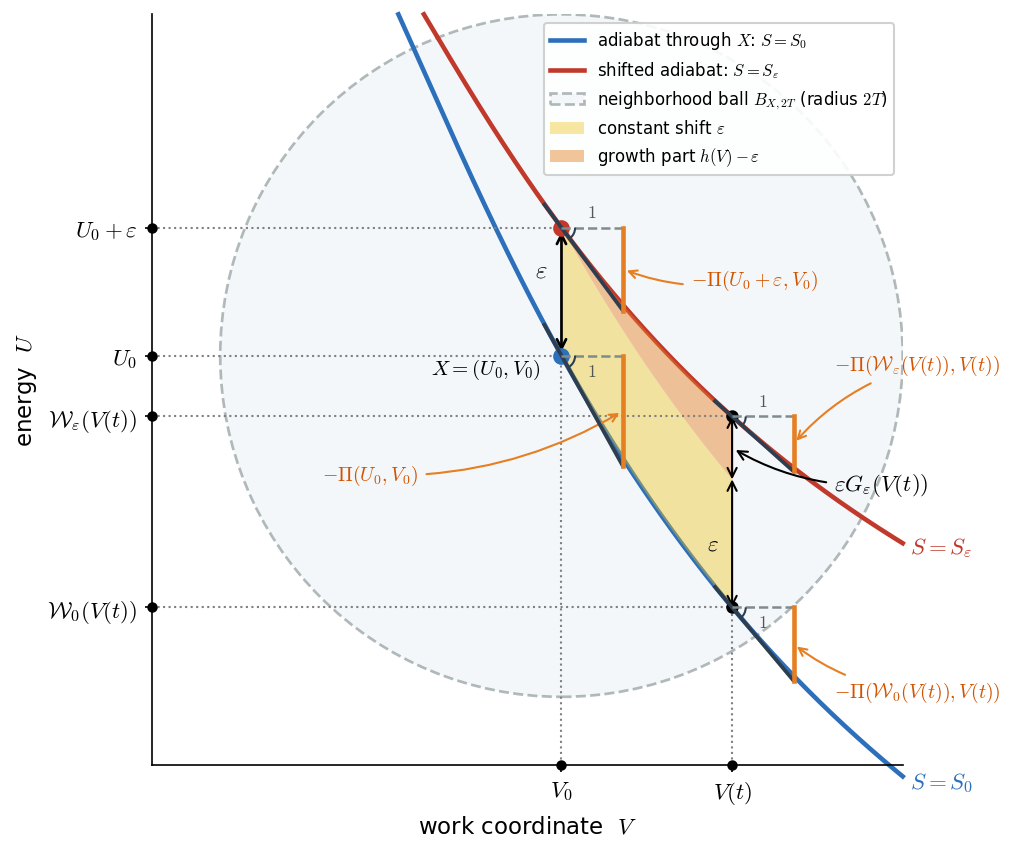

Here is the Python script that generated this plot:
"""
Graphical representation of the worked-out part of Lemma 5.1 in
Lieb & Yngvason, "The physics and mathematics of the second law of
thermodynamics" (Physics Reports 310 (1999) 1-96).

The proof shows that the upper temperature T^+ is locally Lipschitz
continuous along an adiabat. The geometric heart of it:

  * The adiabat through X = (U0, V0) is the graph (W0(V), V), solving
        dW/dV_i = P_i(W(V), V),   W0(V0) = U0.
  * The eps-shifted adiabat starts higher,  We(V0) = U0 + eps, and
    (this is the omitted step)  STAYS higher everywhere:
        h(V) := We(V) - W0(V) > 0   for all V,
    equivalently  G_eps(V) + 1 = h(V)/eps > 0.
  * A Gronwall / integrating-factor argument with the Lipschitz
    constant C of the pressure bounds h, hence bounds G_eps linearly
    in |V - V0|, which yields the Lipschitz estimate for T^+.

We use an ideal-gas-style model (constant heat capacity) so the
adiabat has the closed form  W(V) = W(V0) * (V0/V)^(gamma-1),
letting us validate the ODE integration.

Author: produced for an Obsidian note on the proof.
"""

import numpy as np
from scipy.integrate import solve_ivp
import matplotlib.pyplot as plt
from matplotlib import gridspec
from matplotlib.patches import Circle, Arc

# --------------------------------------------------------------------------
# Model and parameters
# --------------------------------------------------------------------------
# We use a model where the gap grows and the curves are strongly convex:
# dW/dV = -B * (M - W) / V^2.
# The exact solution is W(V) = M + (W_start - M) * exp(B * (1 - 1/V)).
# We choose B = 1.2 and M = 3.5 to get a strongly curved convex downwards shape.
B_PARAM = 1.2
M_PARAM = 3.5
V0, U0 = 1.0, 2.0    # base point X = (U0, V0)
EPS = 0.375          # vertical shift of the second adiabat at V0 (1.5x of 0.25)
Vt_val = 1.50        # generic point V(t), which is also the endpoint of the shaded segment

# Lipschitz constant of P on the working region (sup of |dP/dW| = B_PARAM / V^2).
# Smallest V in the region is V0, so:
C_LIP = B_PARAM / (V0 ** 2)


def pressure(W, V):
    """P = dU/dV along an adiabat for the new model where the gap grows and curves are convex."""
    return -B_PARAM * (M_PARAM - W) / (V ** 2)


def adiabat_rhs(V, W):
    return [pressure(W[0], V)]


def closed_form(W_start, Vgrid):
    """Exact adiabat: W(V) = M + (W_start - M) * exp(B * (1 - 1/V))."""
    return M_PARAM + (W_start - M_PARAM) * np.exp(B_PARAM * (1.0 - 1.0 / Vgrid))


# --------------------------------------------------------------------------
# Integrate the two adiabats
# --------------------------------------------------------------------------
Vgrid = np.linspace(V0, Vt_val, 400)

sol0 = solve_ivp(adiabat_rhs, (V0, Vt_val), [U0],
                 t_eval=Vgrid, rtol=1e-10, atol=1e-12)
sole = solve_ivp(adiabat_rhs, (V0, Vt_val), [U0 + EPS],
                 t_eval=Vgrid, rtol=1e-10, atol=1e-12)

W0 = sol0.y[0]               # lower adiabat  W0(V)
We = sole.y[0]               # shifted adiabat We(V)

# The gap and the positivity quantity
h = We - W0                  # h(V) = We(V) - W0(V),  h(V0) = eps
G_plus_1 = h / EPS           # G_eps(V) + 1 = h(V)/eps  (must stay > 0)

# Parametrize by arclength t = |V - V0| along the line (1-D V here)
t = Vgrid - V0

# --------------------------------------------------------------------------
# Gronwall envelopes (the bound established in the proof)
# --------------------------------------------------------------------------
# Lower/upper comparison bounds on h(t):  eps*exp(-C t) <= h(t) <= eps*exp(C t).
# The lower bound is exactly what proves positivity (h > 0).
h_lower = EPS * np.exp(-C_LIP * t)
h_upper = EPS * np.exp(+C_LIP * t)

# In terms of G+1 = h/eps:
Gp1_lower = np.exp(-C_LIP * t)   # stays strictly positive -> the omitted step
Gp1_upper = np.exp(+C_LIP * t)

# --------------------------------------------------------------------------
# Figure
# --------------------------------------------------------------------------
plt.rcParams.update({
    "font.size": 11,
    "axes.titlesize": 12,
    "axes.labelsize": 11,
    "mathtext.fontset": "cm",
    "axes.spines.top": False,
    "axes.spines.right": False,
})

C_LOW = "#2c6fbb"     # lower adiabat
C_HIGH = "#c0392b"    # shifted adiabat
C_FILL = "#f0c419"    # gap shading
C_ENV = "#7f8c8d"     # envelopes

# ---- Standalone Plot 1: the two adiabats in the (V, U) plane -------------
fig1 = plt.figure(figsize=(6.5, 6.5))
ax1 = fig1.add_subplot(111)
ax1.set_aspect('equal')

# Margins to shift axes (horizontal axis down to 0.8, vertical axis left to -0.2)
X_LEFT = -0.2
Y_BOTTOM = 0.8

# Calculate the exact starting V where each curve enters the top boundary (U = 3.0) to prevent upward prolongation
def find_V_start(W_start):
    ratio = (3.0 - M_PARAM) / (W_start - M_PARAM)
    return 1.0 / (1.0 - np.log(ratio) / B_PARAM)

# Wide grids to plot adiabats starting exactly at the top boundary (U=3.0) and extending to V=2.00 (just before labels at V=2.02)
Vgrid_W0 = np.linspace(find_V_start(U0), 2.00, 400)
Vgrid_We = np.linspace(find_V_start(U0 + EPS), 2.00, 400)
W0_wide = closed_form(U0, Vgrid_W0)
We_wide = closed_form(U0 + EPS, Vgrid_We)

# Plot the adiabats without clipping so the blue curve extends below the bottom axis to reach near its label
ax1.plot(Vgrid_W0, W0_wide, color=C_LOW, lw=2.2,
         label=r"adiabat through $X$: $S = S_0$", clip_on=False)
ax1.plot(Vgrid_We, We_wide, color=C_HIGH, lw=2.2,
         label=r"shifted adiabat: $S = S_\varepsilon$", clip_on=False)

# Labels directly next to the curves in matching colors, placed just outside the plot border to avoid clutter
V_lbl = 2.02
W0_lbl = closed_form(U0, V_lbl)
We_lbl = closed_form(U0 + EPS, V_lbl)
ax1.text(V_lbl, W0_lbl, r"$S = S_0$", color=C_LOW, fontsize=11, va="center", ha="left", clip_on=False)
ax1.text(V_lbl, We_lbl, r"$S = S_\varepsilon$", color=C_HIGH, fontsize=11, va="center", ha="left", clip_on=False)

# Draw the ball B_{X, 2T}
ball = Circle((V0, U0), 1.0, facecolor='#eef3f8', edgecolor='#7f8c8d',
              lw=1.3, ls='--', alpha=0.6, zorder=1,
              label=r"neighborhood ball $B_{X, 2T}$ (radius $2T$)")
ax1.add_patch(ball)

# Fill the gap h(V) only in the integration interval [V0, Vt_val]
Vgrid_fill = np.linspace(V0, Vt_val, 200)
W0_fill = closed_form(U0, Vgrid_fill)
We_fill = closed_form(U0 + EPS, Vgrid_fill)
W_eps_const = W0_fill + EPS  # Constant shift distance uniformly equal to epsilon

# 1. Constant part of the gap (uniformly equal to epsilon)
ax1.fill_between(Vgrid_fill, W0_fill, W_eps_const, color='#f0c419', alpha=0.40, lw=0,
                 label=r"constant shift $\varepsilon$", zorder=2)

# 2. Remaining growth part of the gap (divergence of the curves)
ax1.fill_between(Vgrid_fill, W_eps_const, We_fill, color='#e67e22', alpha=0.45, lw=0,
                 label=r"growth part $h(V) - \varepsilon$", zorder=2)

# Mark the base point X and the shifted point
ax1.plot([V0], [U0], "o", color=C_LOW, ms=7, zorder=5)
ax1.plot([V0], [U0 + EPS], "o", color=C_HIGH, ms=7, zorder=5)
ax1.annotate("", xy=(V0, U0 + EPS), xytext=(V0, U0),
             arrowprops=dict(arrowstyle="<->", color="black", lw=1.3))

# Calculate midpoint vertically between curves at V0 - 0.04 to prevent overlap
x_eps = V0 - 0.04
y_eps = (closed_form(U0, x_eps) + closed_form(U0 + EPS, x_eps)) / 2
ax1.text(x_eps, y_eps, r"$\varepsilon$",
         va="center", ha="right", fontsize=12)
ax1.text(V0 - 0.06, U0 - 0.04, r"$X=(U_0,V_0)$", ha="right", va="center",
         fontsize=10, zorder=6)

# Points on adiabats at generic point Vt_val
W0_Vt = closed_form(U0, Vt_val)
We_Vt = closed_form(U0 + EPS, Vt_val)
ax1.plot([Vt_val], [W0_Vt], "o", color="black", ms=5, zorder=5)
ax1.plot([Vt_val], [We_Vt], "o", color="black", ms=5, zorder=5)

# Dimension lines (arrows) and labels at V(t) to indicate the constant and growth parts of the gap
x_dim = Vt_val
# Constant part arrow of height EPS
ax1.annotate("", xy=(x_dim, W0_Vt + EPS), xytext=(x_dim, W0_Vt),
             arrowprops=dict(arrowstyle="<->", color="black", lw=1.0, shrinkA=0, shrinkB=0), zorder=4)

# Growth part arrow of height h(V(t)) - EPS = EPS * G_eps(V(t))
ax1.annotate("", xy=(x_dim, We_Vt), xytext=(x_dim, W0_Vt + EPS),
             arrowprops=dict(arrowstyle="<->", color="black", lw=1.0, shrinkA=0, shrinkB=0), zorder=4)

# Label the constant shift part directly next to the segment (no link)
ax1.text(Vt_val - 0.04, W0_Vt + EPS / 2, r"$\varepsilon$",
         color="black", fontsize=11.0, va="center", ha="right", zorder=6)

# Label the growth part using a leader line below the top Pi label
ax1.annotate(r"$\varepsilon G_\varepsilon(V(t))$",
             xy=(x_dim, W0_Vt + EPS + (We_Vt - W0_Vt - EPS) / 2),
             xytext=(1.80, 1.62),
             arrowprops=dict(arrowstyle="->", color="black", lw=1.0, connectionstyle="arc3,rad=-0.15"),
             fontsize=11.0, color="black", ha="left", va="center", zorder=6)

# Slopes (derivatives dU/dV = -P) at the 4 points
m_A = pressure(U0 + EPS, V0)      # at (V0, U0 + eps)
m_B = pressure(U0, V0)            # at (V0, U0)
m_C = pressure(We_Vt, Vt_val)     # at (Vt_val, We_Vt)
m_D = pressure(W0_Vt, Vt_val)     # at (Vt_val, W0_Vt)

# Draw tangent line segments (hypotenuses) and slope triangles at the 4 points
dx_t = 0.18    # horizontal run size of triangle
dx_back = 0.05 # extend tangent line slightly backwards for tangency context

def draw_slope_triangle(ax, V_p, U_p, m, va_horiz="bottom"):
    # Tangent line (hypotenuse)
    ax.plot([V_p - dx_back, V_p + dx_t], [U_p - dx_back * m, U_p + dx_t * m],
            color='#2c3e50', lw=1.8, zorder=6)
    # Horizontal leg (run = 1)
    ax.plot([V_p, V_p + dx_t], [U_p, U_p],
            color='#7f8c8d', lw=1.2, ls='--', zorder=6)
    # Vertical leg (rise = slope) - highlighted in bright orange/pumpkin color
    ax.plot([V_p + dx_t, V_p + dx_t], [U_p, U_p + dx_t * m],
            color='#e67e22', lw=2.2, ls='-', zorder=7)
    # Circular arc representing the angle
    theta_deg = np.degrees(np.arctan(m))
    arc = Arc((V_p, U_p), 0.08, 0.08, angle=0, theta1=360+theta_deg, theta2=360,
              color='#2c3e50', lw=1.0, zorder=7)
    ax.add_patch(arc)
    # Label '1' for the equal horizontal run
    y_text_offset = 0.045 if va_horiz == "bottom" else -0.045
    ax.text(V_p + dx_t / 2, U_p + y_text_offset, r"$1$",
            color='#555555', fontsize=8.5, ha="center", va="center")

# Draw the 4 slope triangles
draw_slope_triangle(ax1, V0, U0 + EPS, m_A, va_horiz="bottom")
draw_slope_triangle(ax1, V0, U0, m_B, va_horiz="top")
draw_slope_triangle(ax1, Vt_val, We_Vt, m_C, va_horiz="bottom")
draw_slope_triangle(ax1, Vt_val, W0_Vt, m_D, va_horiz="top")

# Annotate slopes with arrows pointing to the vertical leg (rise) in matching orange
# Point A
ax1.annotate(r"$-\Pi(U_0+\varepsilon, V_0)$",
             xy=(V0 + dx_t, U0 + EPS + dx_t * m_A / 2),
             xytext=(1.38, 2.22),
             arrowprops=dict(arrowstyle="->", color="#e67e22", lw=1.0, connectionstyle="arc3,rad=-0.15"),
             fontsize=9.5, color="#d35400", ha="left", va="center")

# Point B
ax1.annotate(r"$-\Pi(U_0, V_0)$",
             xy=(V0 + dx_t, U0 + dx_t * m_B / 2),
             xytext=(V0 - 0.42, U0 - 0.35),
             arrowprops=dict(arrowstyle="->", color="#e67e22", lw=1.0, connectionstyle="arc3,rad=0.15"),
             fontsize=9.5, color="#d35400", ha="right", va="center")

# Point C
ax1.annotate(r"$-\Pi(\mathcal{W}_\varepsilon(V(t)), V(t))$",
             xy=(Vt_val + dx_t, We_Vt + dx_t * m_C / 2),
             xytext=(Vt_val + dx_t + 0.12, We_Vt + 0.15),
             arrowprops=dict(arrowstyle="->", color="#e67e22", lw=1.0, connectionstyle="arc3,rad=0.15"),
             fontsize=9.5, color="#d35400", ha="left", va="center")

# Point D
ax1.annotate(r"$-\Pi(\mathcal{W}_0(V(t)), V(t))$",
             xy=(Vt_val + dx_t, W0_Vt + dx_t * m_D / 2),
             xytext=(Vt_val + dx_t + 0.12, W0_Vt - 0.25),
             arrowprops=dict(arrowstyle="->", color="#e67e22", lw=1.0, connectionstyle="arc3,rad=-0.15"),
             fontsize=9.5, color="#d35400", ha="left", va="center")

# Plot points on the V-axis to indicate V0 and V(t) without clipping
ax1.plot([V0], [Y_BOTTOM], "o", color="black", ms=4, zorder=5, clip_on=False)
ax1.plot([Vt_val], [Y_BOTTOM], "o", color="black", ms=4, zorder=5, clip_on=False)

# Vertical coordinates at V0 (endpoints) and Vt_val (generic values)
W0_V0 = U0
We_V0 = U0 + EPS

# Horizontal dashed lines from points on the curves to the vertical axis
# Projection of initial values at V0
ax1.plot([X_LEFT, V0], [W0_V0, W0_V0], color='gray', ls=':', lw=1.0)
ax1.plot([X_LEFT, V0], [We_V0, We_V0], color='gray', ls=':', lw=1.0)
# Projection of generic values at generic point V(t)
ax1.plot([X_LEFT, Vt_val], [W0_Vt, W0_Vt], color='gray', ls=':', lw=1.0)
ax1.plot([X_LEFT, Vt_val], [We_Vt, We_Vt], color='gray', ls=':', lw=1.0)

# Vertical dashed lines from V0 and V(t) on the x-axis to the curves
ax1.plot([V0, V0], [Y_BOTTOM, W0_V0], color='gray', ls=':', lw=1.0)
ax1.plot([Vt_val, Vt_val], [Y_BOTTOM, W0_Vt], color='gray', ls=':', lw=1.0)

# Plot points on the U-axis to indicate coordinates without clipping
ax1.plot([X_LEFT], [W0_V0], "o", color="black", ms=4, zorder=5, clip_on=False)
ax1.plot([X_LEFT], [We_V0], "o", color="black", ms=4, zorder=5, clip_on=False)
ax1.plot([X_LEFT], [W0_Vt], "o", color="black", ms=4, zorder=5, clip_on=False)
ax1.plot([X_LEFT], [We_Vt], "o", color="black", ms=4, zorder=5, clip_on=False)



# Set limits and tick labels to indicate V0 and V(t)
ax1.set_xlim(X_LEFT, 2.0)
ax1.set_ylim(Y_BOTTOM, 3.0)

ax1.set_xticks([V0, Vt_val])
ax1.set_xticklabels([r"$V_0$", r"$V(t)$"], fontsize=11)

ax1.set_yticks([W0_Vt, We_Vt, W0_V0, We_V0])
ax1.set_yticklabels([
    r"$\mathcal{W}_0(V(t))$", 
    r"$\mathcal{W}_\varepsilon(V(t))$", 
    r"$U_0$", 
    r"$U_0 + \varepsilon$"
], fontsize=11)

ax1.set_xlabel(r"work coordinate  $V$")
ax1.set_ylabel(r"energy  $U$")
# No title for Standalone Plot 1 to keep it clean and focused
ax1.legend(loc="upper right", fontsize=8.0, framealpha=0.9)

# Save Standalone Plot 1
fig1.savefig("lemma51_visualization.png", dpi=150, bbox_inches="tight")
plt.close(fig1)
print("Saved lemma51_visualization.png (standalone adiabats plot).")

# ---- Standalone Plot 2: the gap h(t) with Gronwall envelopes -------------
fig2 = plt.figure(figsize=(6.0, 4.6))
ax2 = fig2.add_subplot(111)
ax2.plot(t, h, color=C_FILL, lw=2.4, label=r"$h(t)=\mathcal{W}_\varepsilon-\mathcal{W}_0$")
ax2.plot(t, h_upper, color=C_ENV, lw=1.4, ls="--",
         label=r"$\varepsilon\,e^{+Ct}$")
ax2.plot(t, h_lower, color=C_ENV, lw=1.4, ls="-.",
         label=r"$\varepsilon\,e^{-Ct}$")
ax2.fill_between(t, h_lower, h_upper, color=C_ENV, alpha=0.12, lw=0)
ax2.axhline(0, color="black", lw=0.8)
ax2.plot([0], [EPS], "o", color="black", ms=6, zorder=5)
ax2.text(0.02, EPS + 0.004, r"$h(0)=\varepsilon$", fontsize=10)

ax2.set_xlabel(r"distance along the line  $t=|V-V_0|$")
ax2.set_ylabel(r"gap  $h(t)$")
ax2.set_title(r"Comparison bounds trap $h(t)$")
ax2.legend(loc="lower left", fontsize=8.5, framealpha=0.9)
ax2.set_ylim(bottom=0)

fig2.savefig("lemma51_gap_bounds.png", dpi=150, bbox_inches="tight")
plt.close(fig2)
print("Saved lemma51_gap_bounds.png (standalone gap bounds plot).")

# ---- Standalone Plot 3: the positivity quantity G_eps + 1 ----------------
fig3 = plt.figure(figsize=(6.0, 4.6))
ax3 = fig3.add_subplot(111)
ax3.plot(t, G_plus_1, color=C_HIGH, lw=2.4,
         label=r"$G_\varepsilon(V)+1=\dfrac{h}{\varepsilon}$")
ax3.plot(t, Gp1_upper, color=C_ENV, lw=1.4, ls="--", label=r"$e^{+Ct}$")
ax3.plot(t, Gp1_lower, color=C_ENV, lw=1.4, ls="-.", label=r"$e^{-Ct}$")
ax3.fill_between(t, Gp1_lower, Gp1_upper, color=C_ENV, alpha=0.12, lw=0)

# Emphasise the strictly-positive lower envelope = the omitted step
ax3.axhline(0, color="black", lw=0.8)
ax3.fill_between(t, 0, Gp1_lower, color="#27ae60", alpha=0.10, lw=0)
ax3.text(t[-1] * 0.5, 0.18,
         r"$e^{-Ct}>0\ \Rightarrow\ G_\varepsilon+1>0$",
         color="#1e7d45", ha="center", fontsize=9.5)
ax3.plot([0], [1.0], "o", color="black", ms=6, zorder=5)
ax3.text(0.02, 1.02, r"$=1$ at $t=0$", fontsize=10)

ax3.set_xlabel(r"distance along the line  $t=|V-V_0|$")
ax3.set_ylabel(r"$G_\varepsilon+1$")
ax3.set_title("The omitted step: positivity")
ax3.set_ylim(0, max(Gp1_upper) * 1.08)
ax3.legend(loc="lower left", fontsize=8.5, framealpha=0.9)

fig3.savefig("lemma51_positivity.png", dpi=150, bbox_inches="tight")
plt.close(fig3)
print("Saved lemma51_positivity.png (standalone positivity plot).")

# --------------------------------------------------------------------------
# Numerical sanity checks printed to console
# --------------------------------------------------------------------------
print(f"Lipschitz constant C = (gamma-1)/V0 = {C_LIP:.4f}")
print(f"h(0) = {h[0]:.6f}  (eps = {EPS})")
print(f"min h = {h.min():.6f}  -> positive: {np.all(h > 0)}")
print(f"min(G+1) = {G_plus_1.min():.6f}")
print("Closed-form check, max |num - exact|:",
      f"{np.max(np.abs(W0 - closed_form(U0, Vgrid))):.2e},",
      f"{np.max(np.abs(We - closed_form(U0 + EPS, Vgrid))):.2e}")
# Envelope containment check
inside = np.all((h >= h_lower - 1e-9) & (h <= h_upper + 1e-9))
print("h within [eps e^{-Ct}, eps e^{+Ct}] everywhere:", inside)
